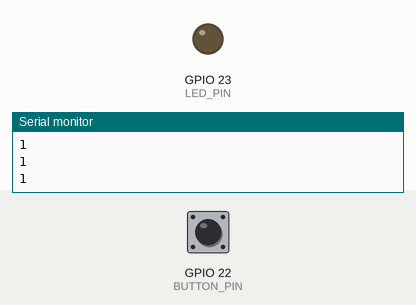
The sketch below on a simulated ESP32. Shown: output pins drawn as LEDs (lit = HIGH), the last lines printed to the serial monitor. The inputs (shaded band) are chosen by the test bench; at power-on: GPIO 22 (BUTTON_PIN) HIGH.

Above: at 1.2 s.
1.3 s: GPIO 22 (BUTTON_PIN) pulled LOW for 0.15 s
At 1.37 s:
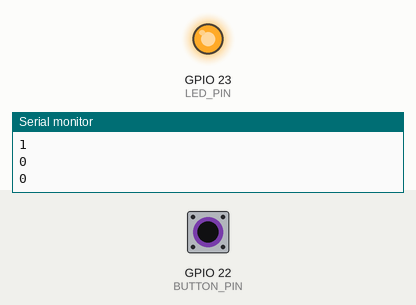
2.9 s: GPIO 22 (BUTTON_PIN) pulled LOW for 3.2 s
At 6.8 s:
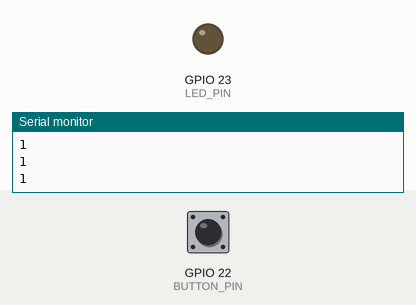
Timing chart, 0 to 8.3 s (numbered marks = the images above; inputs shaded):
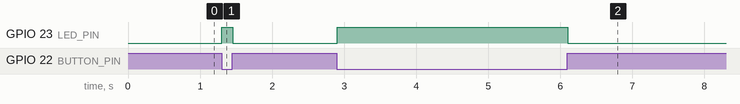

Measured:
- after the input at 1.3 s, GPIO 23 (LED_PIN): LOW → HIGH at once, → LOW 0.15 s later
- after the input at 2.9 s, GPIO 23 (LED_PIN): LOW → HIGH at once, → LOW 3.2 s later

The sketch:

button_led.ino
```cpp
// ESP32 From Zero - Episode 4: Read a button
// GPIO 22 -> button -> GND (internal pull-up), LED on GPIO 23

const int BUTTON_PIN = 22;     // the button pulls this pin to GND
const int LED_PIN = 23;        // our LED from episode 3

void setup() {
  pinMode(BUTTON_PIN, INPUT_PULLUP); // HIGH until pressed
  pinMode(LED_PIN, OUTPUT);
  Serial.begin(115200);
}

void loop() {
  int state = digitalRead(BUTTON_PIN); // HIGH or LOW
  Serial.println(state);

  if (state == LOW) {          // pressed: pulled to GND
    digitalWrite(LED_PIN, HIGH);
  } else {
    digitalWrite(LED_PIN, LOW);
  }
  delay(50);
}
```
